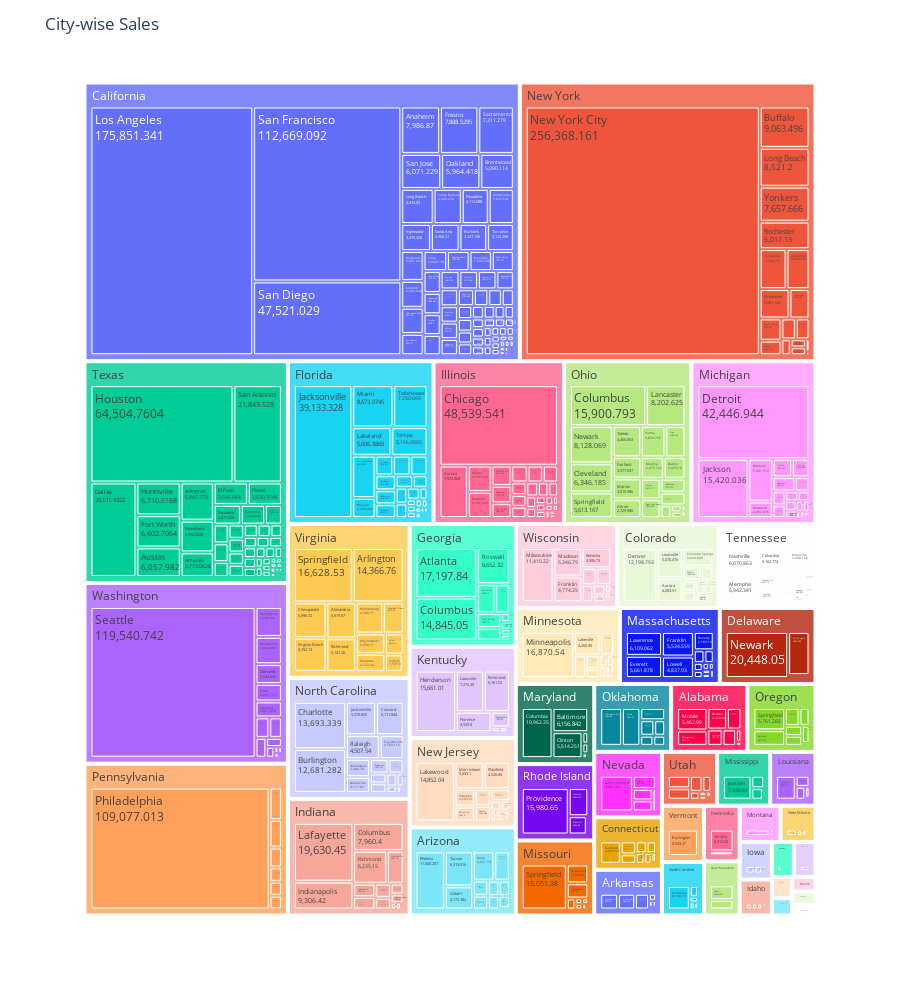

The notebook cell saved with this chart:
### Code cell
temp = df[['State','City','Sales']].groupby(['State','City'])['Sales'].sum().reset_index()
fig = px.treemap(temp,path=['State','City'], values='Sales')
fig.update_layout(height=1000,title='City-wise Sales',)
                 #color_discrete_sequence = px.colors.qualitative.Plotly)
fig.data[0].textinfo = 'label+text+value'
fig.show()

### Figure 1 — Plotly figure (JSON) as saved in the notebook; plotly's stock layout.template omitted (floating-point values rounded to 4 significant figures; data arrays with more than 128 entries replaced by an {"elided": "..."} marker saying what was removed)
{"data": [{"branchvalues": "total", "domain": {"x": [0, 1], "y": [0, 1]}, "hovertemplate": "labels=%{label}<br>Sales=%{value}<br>parent=%{parent}<br>id=%{id}<extra></extra>", "ids": {"elided": "653 str values"}, "labels": {"elided": "653 str values"}, "name": "", "parents": {"elided": "653 str values"}, "textinfo": "label+text+value", "type": "treemap", "values": {"elided": "653 float values"}}], "layout": {"height": 1000, "legend": {"tracegroupgap": 0}, "margin": {"t": 60}, "title": {"text": "City-wise Sales"}}}
